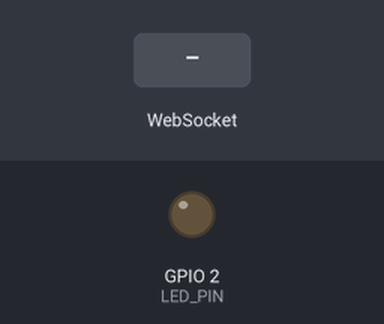
Simulated run of this sketch. Board: ESP32. Shown: output pins drawn as LEDs (lit = HIGH). Inputs (shaded band) come from the test bench. WiFi joins after 1.5 s; servers stay silent unless stated; what the sketch prints to the serial monitor is not drawn.

Above: at 2.9 s.
3.0 s: WebSocket text "1" received
At 4.0 s:
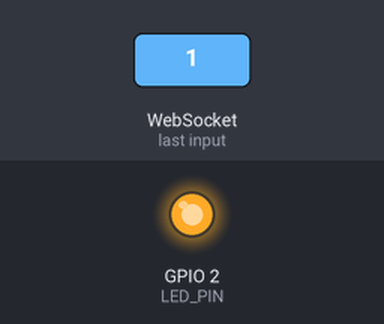
Timing chart, 0 to 6.0 s (numbered marks = the images above; inputs shaded):
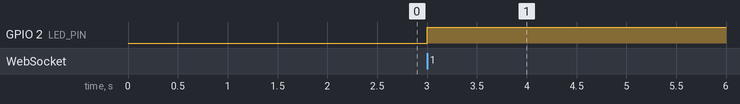

Measured:
- after the input at 3.0 s, GPIO 2 (LED_PIN): LOW → HIGH at once

The sketch:

dozor-stick.ino
```cpp
#include <WiFi.h>
#include <WebSocketsClient.h>

/*====== WiFi настройки ======*/
#define ssid "DOZOR"                 // имя WiFi-сети, поднятой внешней ESP32
#define password "liQXsLNAJ8nd9V4l"  // пароль, если точка без пароля — оставь пустым

/*====== WebSocket настройки ======*/
#define host "192.168.4.1"  // IP внешней esp32
#define port 81             // порт WebSocket-сервера

WebSocketsClient webSocket;

#define LED_PIN 2  // встроенный светодиод


void setup() {
  pinMode(LED_PIN, OUTPUT);
  digitalWrite(LED_PIN, LOW);

  Serial.begin(115200);
  delay(200);

  // ====== Подключение к WiFi ======
  WiFi.begin(ssid, password);
  Serial.print("Connecting to WiFi.");
  while (WiFi.status() != WL_CONNECTED) {
    Serial.print(".");
    delay(500);
  }
  Serial.println();
  Serial.println("WiFi is connected");
  Serial.print("IP client's: ");
  Serial.println(WiFi.localIP());

  // ====== Настройка WebSocket-клиента ======
  webSocket.begin(host, port, "/");
  webSocket.onEvent([](WStype_t type, uint8_t *payload, size_t length) { /*====== Функция обработки входящих сообщений ======*/
    switch (type) {
      case WStype_CONNECTED:
        Serial.println("[WebSocket] connected!");
        digitalWrite(LED_PIN, HIGH);
        break;

      case WStype_TEXT:
        // Serial.print("[WebSocket] Message received: ");
        Serial.println((char *)payload);
        break;

      case WStype_DISCONNECTED:
        Serial.println("[WebSocket] disconnected!");
        digitalWrite(LED_PIN, LOW);
        break;
      }
  });
  webSocket.setReconnectInterval(2000);  // каждые 2 секунд пытаться переподключиться

  // Serial.println("Waiting for messages from the server...");
}

void loop() {
  webSocket.loop();
  delay(1);
}
```
